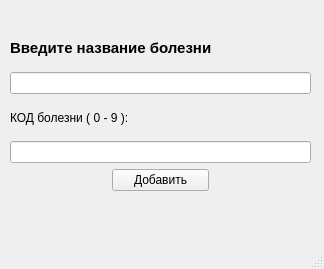
<?xml version="1.0" encoding="UTF-8"?>
<ui version="4.0">
 <class>MainWindow</class>
 <widget class="QMainWindow" name="MainWindow">
  <property name="geometry">
   <rect>
    <x>0</x>
    <y>0</y>
    <width>324</width>
    <height>269</height>
   </rect>
  </property>
  <property name="windowTitle">
   <string>MainWindow</string>
  </property>
  <widget class="QWidget" name="centralwidget">
   <widget class="QWidget" name="layoutWidget">
    <property name="geometry">
     <rect>
      <x>10</x>
      <y>30</y>
      <width>301</width>
      <height>161</height>
     </rect>
    </property>
    <layout class="QGridLayout" name="gridLayout">
     <item row="1" column="0" colspan="3">
      <widget class="QLineEdit" name="lineEdit"/>
     </item>
     <item row="4" column="1">
      <widget class="QPushButton" name="pushButton">
       <property name="text">
        <string>Добавить</string>
       </property>
      </widget>
     </item>
     <item row="3" column="0" colspan="3">
      <widget class="QLineEdit" name="lineEdit_2"/>
     </item>
     <item row="0" column="0" colspan="3">
      <widget class="QLabel" name="label">
       <property name="font">
        <font>
         <pointsize>11</pointsize>
         <weight>75</weight>
         <bold>true</bold>
        </font>
       </property>
       <property name="text">
        <string>Введите название болезни</string>
       </property>
      </widget>
     </item>
     <item row="2" column="0" colspan="3">
      <widget class="QLabel" name="label_2">
       <property name="text">
        <string>КОД болезни ( 0 - 9 ):</string>
       </property>
      </widget>
     </item>
    </layout>
   </widget>
  </widget>
  <widget class="QMenuBar" name="menubar">
   <property name="geometry">
    <rect>
     <x>0</x>
     <y>0</y>
     <width>324</width>
     <height>21</height>
    </rect>
   </property>
  </widget>
  <widget class="QStatusBar" name="statusbar"/>
 </widget>
 <resources/>
 <connections/>
</ui>
